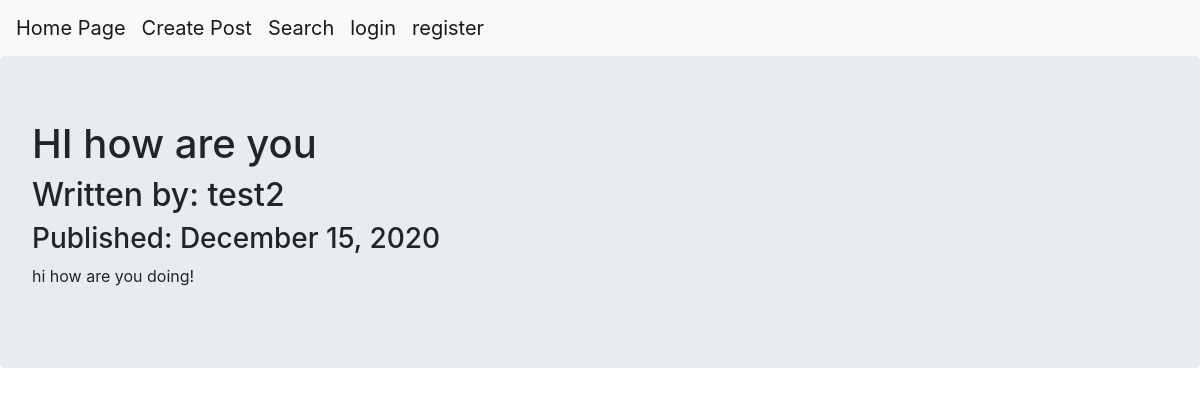
The page /1 on the database its author committed.
### projectKanpai/models.py (models this page shows, shortened)
class BlogPost(db.Model):
    __tablename__ = 'blogposts'
    id = db.Column(db.Integer,primary_key=True)
    user_id = db.Column(db.Integer, db.ForeignKey('users.id'), nullable = False)
    date = db.Column(db.DateTime, nullable = False, default = datetime.utcnow)
    title = db.Column(db.String(160), nullable = False)
    text = db.Column(db.Text, nullable = False)

class User(db.Model, UserMixin):
    __tablename__ = 'users'
    id = db.Column(db.Integer, primary_key = True)
    email = db.Column(db.String(64), unique=True, index=True)
    username = db.Column(db.String(64), unique=True, index=True)
    password_hash = db.Column(db.String(128))
    likePost = db.relationship("BlogPost", secondary=like)
    posts = db.relationship('BlogPost', backref = 'author') # written by use this.

### projectKanpai/users/views.py (the view)
@users.route("/<username>")
def user_posts(username):
    page = request.args.get('page',1,type=int)
    user = User.query.filter_by(username=username).first_or_404()
    blog_posts = BlogPost.query.filter_by(author=user).order_by(BlogPost.date.desc()
    ).paginate(page=page,per_page=5)
    return render_template('user_blog_posts.html', blog_posts=blog_posts, user=user)

### projectKanpai/blog_posts/views.py (called while the page is built)
@blog_posts.route('/<int:blog_post_id>')
def blog_post(blog_post_id):
    blog_post = BlogPost.query.get_or_404(blog_post_id)
    print(type(blog_post))
    return render_template('blog_post.html', title=blog_post.title,
                            date=blog_post.date, post=blog_post
    )

### projectKanpai/templates/blog_post.html (shortened to what this page needs)
{% extends "base.html" %}
{% block content %}
<div class="jumbotron">
  <h1>{{post.title}}</h1>
  <h2>Written by: {{post.author.username}}</h2>
  <h3>Published: {{post.date.strftime('%B %d, %Y')}}</h3>
  <p>{{post.text}}</p>
</div>
{% endblock %}

### rows shown on the page
BlogPost: title "HI how are you", date "December 15, 2020", text "hi how are you doing!"
User: author.username "test2"
